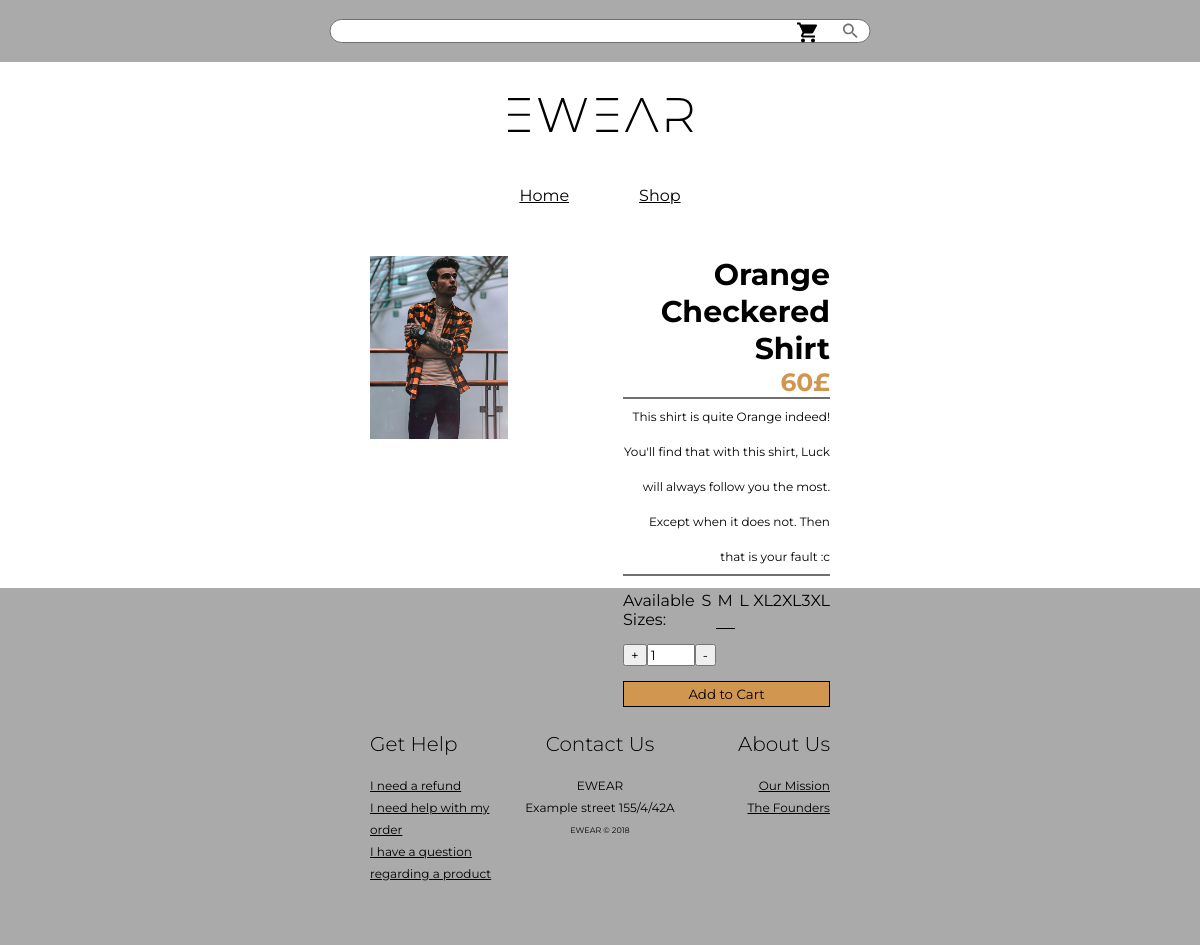
Page /shop/prod/Orange Checkered Shirt on the committed database.
### tables this page shows
CREATE TABLE `products` (
  `id` int(11) NOT NULL,
  `title` varchar(100) NOT NULL,
  `product_desc` varchar(500) NOT NULL,
  `product_desc_long` text NOT NULL,
  `base_price` int(11) NOT NULL,
  `image` varchar(200) NOT NULL,
  `created_at` int(11) NOT NULL,
  `in_stock` tinyint(1) NOT NULL,
  `data` text NOT NULL,
  `category_fs` int(11) NOT NULL
);

### app/helper.php (called while the page is built, shortened)
<?php
function load_view($view, $data=array()){
	require __DIR__."/../views/sites/".$view.".php";
}

### app/Controllers/Shop.php (called while the page is built, shortened)
<?php
class Shop extends Controller
{
	public function prod($parm){
		$product=new Product();
		$data['prod']=$product->getProduct($parm);
		$this->view->files_css=['product.css'];
		$this->view->render("shop/prod", $data);
	}
}

### index.php (called while the page is built, shortened)
<?php
spl_autoload_register(function($class){
	$path=str_replace("App\\", "app/", $class);
	$path=str_replace("\\", "/", $path);
	$path=__DIR__."/".$path.".php";
});
require __DIR__."/app/helper.php";
$app= new Bootstrap();

### app/Core/Model.php (called while the page is built, shortened)
<?php
class Model{
	public function __construct(){
		$this->db = new Database();
	}
}

### config/db.php (called while the page is built)
<?php
return[
	"host"=>"localhost",
	"user"=>"root",
	"pass"=>"",
	"name"=>"ewear"
];

### app/Libs/Database.php (called while the page is built, shortened)
<?php
class Database extends \mysqli
{
	public function __construct()
	{
		$db_config=require __DIR__."/../../config/db.php";
	}
}

### app/Models/Product.php (called while the page is built, shortened)
<?php
class Product extends Model{
	protected $table_name = "products";
	public function getProduct($name=null){
		if ($name!=null&&is_string($name)){
			$sql="SELECT * FROM {$this->table_name} WHERE title='$name' LIMIT 1";
			$stmt=$this->db->query($sql)->fetch_assoc();
			return $stmt;
		}
		else return false;
	}
}

### views/sites/shop/prod.php (the view, shortened to what this page needs)
<div class="container">
	<div class="content">
		<?php if(!empty($prod)):?>
			<img class="prodimg" src="<?php if($prod['image']==""){echo APP_URL."assets/images/product/none.jpg";}else echo APP_URL."assets/images/product/".$prod['image']?>" alt="product image">
		<div class="text">
			<h2><?php echo $prod['title']?></h2>
			<h3><?php echo $prod['base_price']?>&pound;</h3>
			<hr>
			<p><?php echo $prod['product_desc_long']?></p>
			<hr>
			<form method="post">
				<div class="order">
					<div class="size">
						 Available Sizes:
						 <label for="S">S</label>
						 <label for="M">M</label>
						 <label for="L">L</label>
						 <label for="XL">XL</label>
						 <label for="2XL">2XL</label>
						 <label for="3XL">3XL</label>
					</div>
					<div class="quantity">
						<button type="button" onclick="document.querySelector('.amount').stepUp(1)">+</button><input name="num" type="number" min="1" max="10" value="1" class="amount" readonly><button type="button" onclick="document.querySelector('.amount').stepDown(1)">-</button>
					</div>
					<?php if ($prod['in_stock']==1):?>
					<input type="submit" name="submit" id="submit" class="submit" value="Add to Cart">
					<?php else:?>
					<input type="submit" name="locked" id="locked" class="submit" disabled value="This item is currently unavailable">
					<?php endif;?>
				</div>
			</form>
		</div>
		<?php else:?>
		<?php header("Location:".APP_URL."error/query");?>
		<?php endif;?>
	</div>
</div>

### assets/css/css.css (style rules this page uses)
* { box-sizing: border-box; margin: 0; font-family: "Montserrat", sans-serif; }
.nav-main>.options>a>svg { height: 24px; transform: translateY(15%); }
.container { padding: 0 370px; }

### assets/css/product.css (style rules this page uses)
.content>.prodimg { width: 30%; }
.content>.text { float: right; }
.content>.text>* { text-align: right; }
.content>.text>h2 { font-size: 30px; }
.content>.text>h3 { color: #D19650; font-size: 25px; }
.content>.text { width: 45%; }
.content>.text>p { font-size: 12px; line-height: 35px; }
.content>.text>hr { border: 1px solid #707070; }
.size>label { position: relative; }
input[type="radio"]:checked+label:after { content: ''; position: absolute; width: 100%; bottom: 0; left: 0; border-bottom: 1px solid black; }
.text>form>.order { display: flex; text-align: initial; flex-direction: column; }
form>.order>.size { display: flex; flex-basis: 100%; justify-content: space-between; }
.size>label { width: 30px; text-align: center; cursor: pointer; }
form>.order>* { margin-top: 15px; }
form>.order>input.submit { height: 26px; background-color: #D19650; border: 1px solid black; cursor: pointer; }

### rows in the picture
products: image (picture), title "Orange Checkered Shirt", base_price "60", product_desc_long "This shirt is quite Orange indeed! You'll find that with this shirt, Luck will always follow you the most. Except when it does not. Then that is your fault :c"
